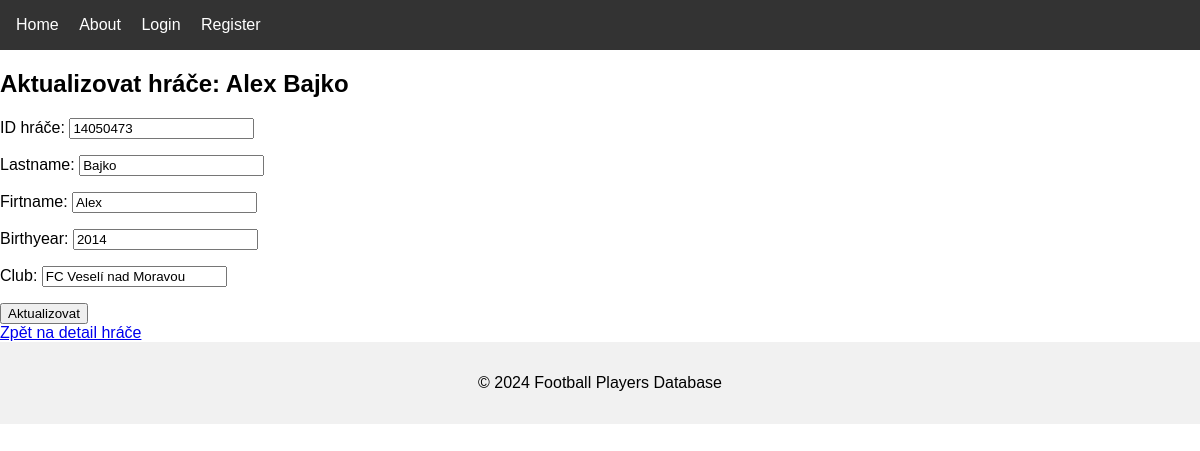
The app's page /players/update/1/ with its own data.
### players/models.py (models this page shows, shortened)
class Player(models.Model):
    id_player = models.CharField(max_length=10, unique=True, verbose_name="ID hráče", blank=True, null=True)  # Přidané pole id_player
    last_name = models.CharField(max_length=100, verbose_name="Lastname")
    first_name = models.CharField(max_length=100, verbose_name="Firtname")
    birth_year = models.IntegerField(verbose_name="Birthyear")
    club = models.CharField(max_length=100, verbose_name="Club")

### players/views.py (the view)
# urls.py: path('update/<int:pk>/', views.update_player, name='update_player'),  # Aktualizace hráče
def update_player(request, pk):
    player = get_object_or_404(Player, pk=pk)
    if request.method == 'POST':
        form = PlayerForm(request.POST, instance=player)
        if form.is_valid():
            form.save()
            return redirect('player_detail', pk=player.pk)  # Přesměrování na detail hráče
    else:
        form = PlayerForm(instance=player)
    return render(request, 'players/update_player.html', {'form': form, 'player': player})

### players/forms.py
class PlayerForm(forms.ModelForm):
    class Meta:
        model = Player
        fields = ['id_player','last_name', 'first_name', 'birth_year', 'club']

### players/templates/players/update_player.html (shortened to what this page needs)
{% extends 'core/base.html' %}
{% block content %}
  <h2>Aktualizovat hráče: {{ player.first_name }} {{ player.last_name }}</h2>
  <form method="post">
      {{ form.as_p }}
      <button type="submit">Aktualizovat</button>
  </form>
  <a href="{% url 'player_detail' player.pk %}">Zpět na detail hráče</a>
{% endblock %}

### core/static/css/styles.css (style rules this page uses)
body { font-family: Arial, sans-serif; margin: 0; padding: 0; }

### records on screen
Player: first_name "Alex", last_name "Bajko", id_player "14050473", birth_year "2014", club "FC Veselí nad Moravou"
